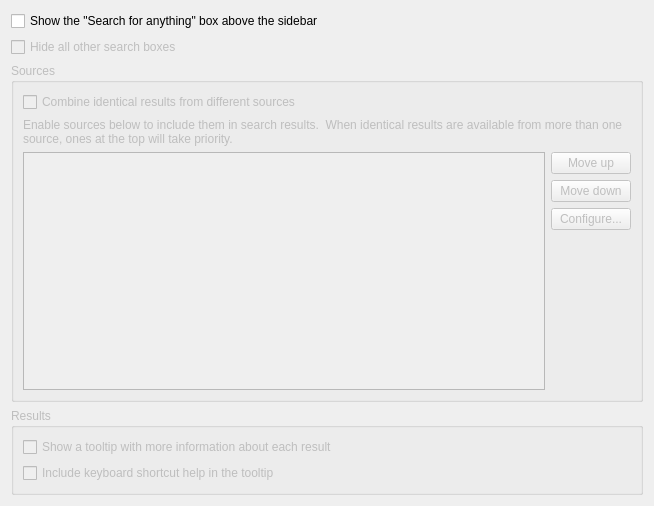
<?xml version="1.0" encoding="UTF-8"?>
<ui version="4.0">
 <class>GlobalSearchSettingsPage</class>
 <widget class="QWidget" name="GlobalSearchSettingsPage">
  <property name="geometry">
   <rect>
    <x>0</x>
    <y>0</y>
    <width>654</width>
    <height>506</height>
   </rect>
  </property>
  <property name="windowTitle">
   <string>Search</string>
  </property>
  <layout class="QVBoxLayout" name="verticalLayout_4">
   <item>
    <widget class="QCheckBox" name="show_globalsearch">
     <property name="text">
      <string>Show the &quot;Search for anything&quot; box above the sidebar</string>
     </property>
    </widget>
   </item>
   <item>
    <widget class="QCheckBox" name="hide_others">
     <property name="enabled">
      <bool>false</bool>
     </property>
     <property name="text">
      <string>Hide all other search boxes</string>
     </property>
    </widget>
   </item>
   <item>
    <widget class="QGroupBox" name="sources_group">
     <property name="enabled">
      <bool>false</bool>
     </property>
     <property name="title">
      <string>Sources</string>
     </property>
     <layout class="QVBoxLayout" name="verticalLayout_3">
      <item>
       <widget class="QCheckBox" name="combine">
        <property name="text">
         <string>Combine identical results from different sources</string>
        </property>
       </widget>
      </item>
      <item>
       <widget class="QLabel" name="label">
        <property name="text">
         <string>Enable sources below to include them in search results.  When identical results are available from more than one source, ones at the top will take priority.</string>
        </property>
        <property name="wordWrap">
         <bool>true</bool>
        </property>
       </widget>
      </item>
      <item>
       <layout class="QHBoxLayout" name="horizontalLayout">
        <item>
         <widget class="QTreeWidget" name="sources">
          <property name="horizontalScrollBarPolicy">
           <enum>Qt::ScrollBarAlwaysOff</enum>
          </property>
          <property name="rootIsDecorated">
           <bool>false</bool>
          </property>
          <property name="columnCount">
           <number>2</number>
          </property>
          <attribute name="headerVisible">
           <bool>false</bool>
          </attribute>
          <attribute name="headerStretchLastSection">
           <bool>false</bool>
          </attribute>
          <column>
           <property name="text">
            <string notr="true">1</string>
           </property>
          </column>
          <column>
           <property name="text">
            <string notr="true">2</string>
           </property>
          </column>
         </widget>
        </item>
        <item>
         <layout class="QVBoxLayout" name="verticalLayout_2">
          <item>
           <widget class="QPushButton" name="up">
            <property name="text">
             <string>Move up</string>
            </property>
           </widget>
          </item>
          <item>
           <widget class="QPushButton" name="down">
            <property name="text">
             <string>Move down</string>
            </property>
           </widget>
          </item>
          <item>
           <widget class="QPushButton" name="configure">
            <property name="text">
             <string>Configure...</string>
            </property>
           </widget>
          </item>
          <item>
           <spacer name="verticalSpacer">
            <property name="orientation">
             <enum>Qt::Vertical</enum>
            </property>
            <property name="sizeHint" stdset="0">
             <size>
              <width>20</width>
              <height>40</height>
             </size>
            </property>
           </spacer>
          </item>
         </layout>
        </item>
       </layout>
      </item>
     </layout>
    </widget>
   </item>
   <item>
    <widget class="QGroupBox" name="results_group">
     <property name="enabled">
      <bool>false</bool>
     </property>
     <property name="title">
      <string>Results</string>
     </property>
     <layout class="QVBoxLayout" name="verticalLayout">
      <item>
       <widget class="QCheckBox" name="tooltip">
        <property name="text">
         <string>Show a tooltip with more information about each result</string>
        </property>
       </widget>
      </item>
      <item>
       <widget class="QCheckBox" name="tooltip_help">
        <property name="enabled">
         <bool>false</bool>
        </property>
        <property name="text">
         <string>Include keyboard shortcut help in the tooltip</string>
        </property>
       </widget>
      </item>
     </layout>
    </widget>
   </item>
  </layout>
 </widget>
 <resources/>
 <connections>
  <connection>
   <sender>show_globalsearch</sender>
   <signal>toggled(bool)</signal>
   <receiver>hide_others</receiver>
   <slot>setEnabled(bool)</slot>
   <hints>
    <hint type="sourcelabel">
     <x>86</x>
     <y>23</y>
    </hint>
    <hint type="destinationlabel">
     <x>88</x>
     <y>53</y>
    </hint>
   </hints>
  </connection>
  <connection>
   <sender>show_globalsearch</sender>
   <signal>toggled(bool)</signal>
   <receiver>sources_group</receiver>
   <slot>setEnabled(bool)</slot>
   <hints>
    <hint type="sourcelabel">
     <x>171</x>
     <y>25</y>
    </hint>
    <hint type="destinationlabel">
     <x>165</x>
     <y>77</y>
    </hint>
   </hints>
  </connection>
  <connection>
   <sender>show_globalsearch</sender>
   <signal>toggled(bool)</signal>
   <receiver>results_group</receiver>
   <slot>setEnabled(bool)</slot>
   <hints>
    <hint type="sourcelabel">
     <x>201</x>
     <y>18</y>
    </hint>
    <hint type="destinationlabel">
     <x>240</x>
     <y>416</y>
    </hint>
   </hints>
  </connection>
  <connection>
   <sender>tooltip</sender>
   <signal>toggled(bool)</signal>
   <receiver>tooltip_help</receiver>
   <slot>setEnabled(bool)</slot>
   <hints>
    <hint type="sourcelabel">
     <x>121</x>
     <y>447</y>
    </hint>
    <hint type="destinationlabel">
     <x>123</x>
     <y>469</y>
    </hint>
   </hints>
  </connection>
 </connections>
</ui>
